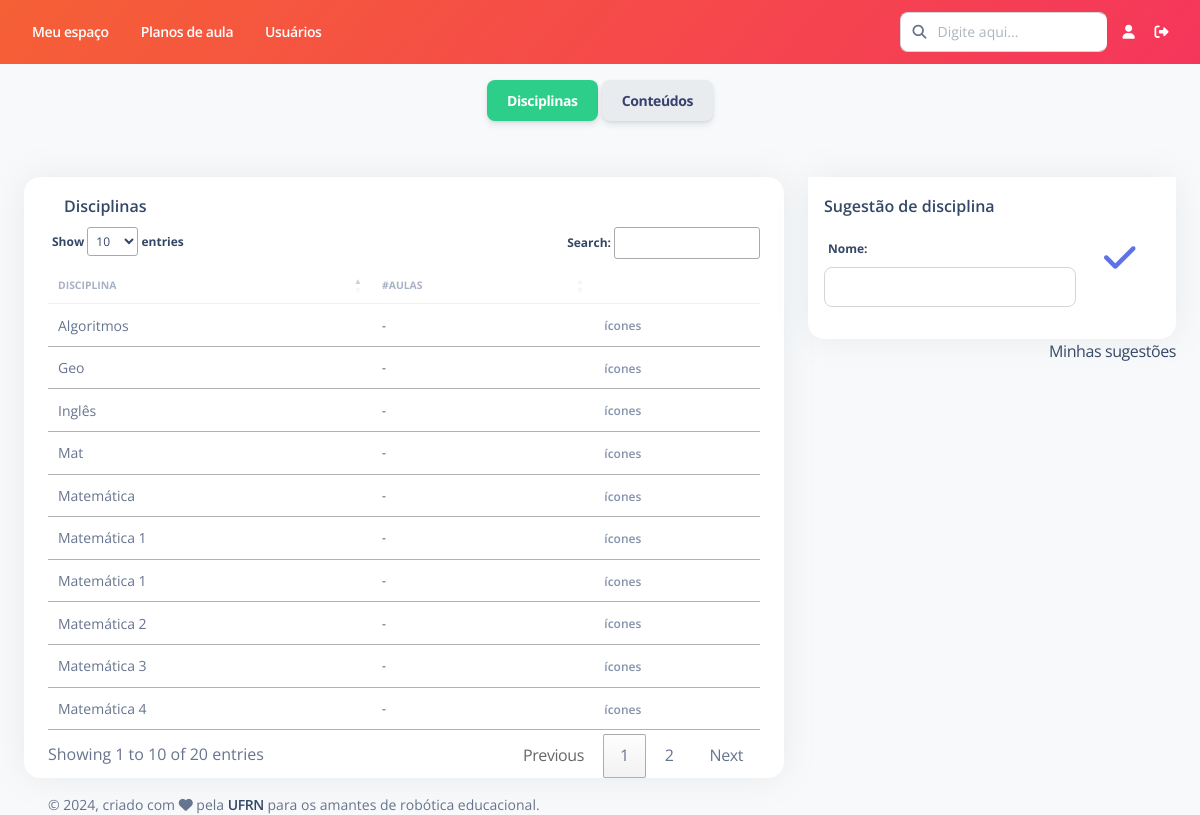
The app's page /disciplina/listar/ with its own data.
### Disciplina/models.py (models this page shows)
class Disciplina(models.Model):
    nome = models.CharField(max_length=200, verbose_name="Nome")
    status = models.CharField(max_length=7, choices=STATUS, default='Ativo')
    def __str__(self):
        return self.nome
    class Meta:
        ordering = ['nome']
        verbose_name = "Disciplina"
        verbose_name_plural = "Disciplinas"

### Disciplina/views.py (the view)
# urls.py: path('listar/', views.listar, name="listar"),
def listar(request):
    disciplinas = Disciplina.objects.filter(status="Ativo")
    conteudos = Conteudo.objects.filter(status="Ativo")
    informacoes = {
        'lista_disciplinas': disciplinas,
        'lista_conteudos': conteudos,
    }
    return render(request, "Disciplina/listar.html", informacoes)

### templates/Disciplina/listar.html (shortened to what this page needs)
{% extends "Base/base.html" %}
{% load static %}
{% block conteudo %}
<div class="p-3 text-center">
  <button id="btn_disciplina" class="btn btn-success" onclick="mostrar_disciplinas()">Disciplinas</button>
  <button id="btn_conteudo" class="btn btn-light" onclick="mostrar_conteudos()">Conteúdos</button>
</div>
<div id="div_disciplina">
<div class="row mt-4">
  <div class="col-lg-8 col-md-12 mb-lg-0 mb-4">
    <div class="card container">
      <div class="card-header pb-0 p-3">
        <div class="d-flex justify-content-between">
          <h6 class="mb-2">Disciplinas</h6>
        </div>
      </div>
      <div class="table-responsive">
          <table id="tabela_disciplinas" class="table align-items-center" cellspacing="0">
            <thead>
              <tr>
                <th class="text-uppercase text-secondary text-xxs font-weight-bolder opacity-7">Disciplina</th>
                <th class="text-uppercase text-secondary text-xxs font-weight-bolder opacity-7">#Aulas</th>
                <th class="text-uppercase text-secondary text-xxs font-weight-bolder opacity-7"></th>
              </tr>
            </thead>
            <tbody>
                {% for disciplina in lista_disciplinas %}
                    <tr>
                        <td><p class="text-sm mb-0">{{disciplina.nome}}</p></td>
                        <td><p class="text-xs font-weight-bold mb-0">-</p></td>
                        <td><span class="text-secondary text-xs font-weight-bold">ícones</span></td>
                    </tr>
                {% endfor %}
            </tbody>
          </table>
      </div>
    </div>
  </div>
  <div class="col-lg-4 mb-lg-0 mb-4">
    <div class="card">
      <form id="form_disciplina">
        <div class="card-header pb-0 p-3">
          <h6 class="mb-0">Sugestão de disciplina</h6>
        </div>
        <div class="card-body p-3">
          <div class="d-flex justify-content-between">
            <div class="col-md-9 form-group">
                <label for="example-text-input" class="form-control-label">Nome: </label>
                <input id="disciplina_text" class="form-control" type="text">
            </div>
            <div class="col-md-2">
              <a onclick="sugerir_disciplina()">
                <i class="fa fa-check h2 font-weight-bolder text-primary"></i>
              </a>
            </div>
          </div>
        </div>
      </form>
    </div>
    <div align="right">
      <a href="{% url 'disciplina:listar_sugestoes_usuario' pk=user.id %}">Minhas sugestões</a>
    </div>
  </div>
</div>
</div>
{% endblock %}

### records on screen
Disciplina: nome "Algoritmos"
Disciplina: nome "Geo"
Disciplina: nome "Inglês"
Disciplina: nome "Mat"
Disciplina: nome "Matemática"
Disciplina: nome "Matemática 1"
Disciplina: nome "Matemática 1"
Disciplina: nome "Matemática 2"
Disciplina: nome "Matemática 3"
Disciplina: nome "Matemática 4"
